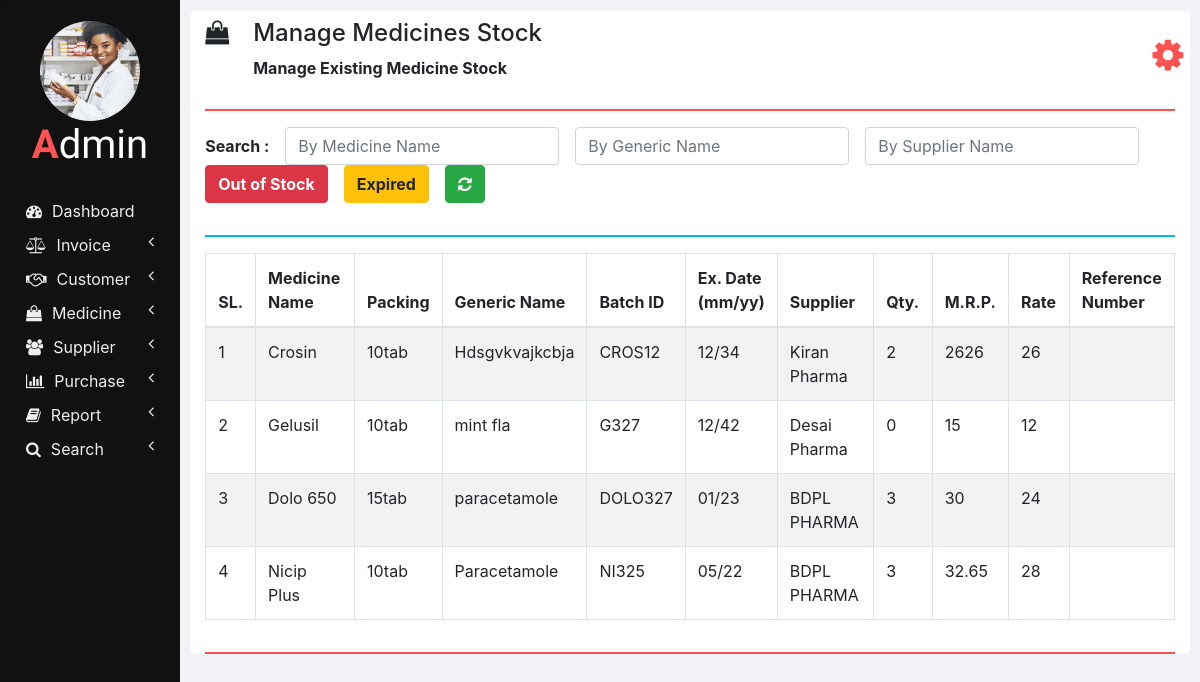
The page /manage_medicine_stock.php on the database as committed earlier.
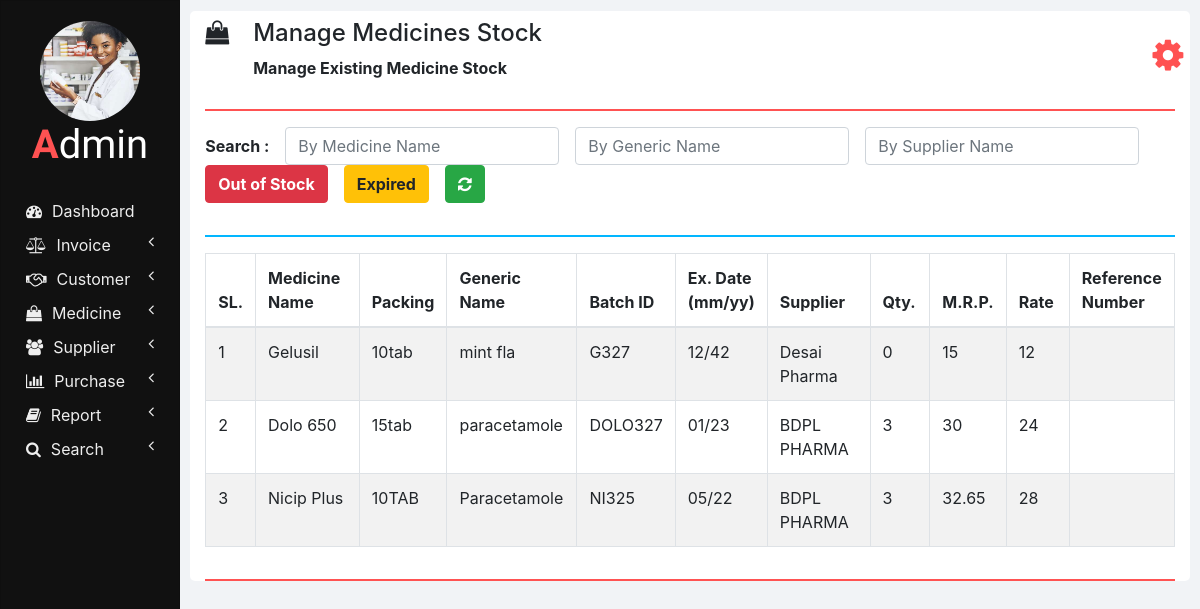
The same page on the database as committed later.
### tables this page shows
CREATE TABLE `medicines` (
  `ID` int(11) NOT NULL,
  `NAME` varchar(100) NOT NULL,
  `PACKING` varchar(20) NOT NULL,
  `GENERIC_NAME` varchar(100) NOT NULL,
  `SUPPLIER_NAME` varchar(100) NOT NULL,
  `REFERENCE_NUMBER` varchar(100) NOT NULL
);

CREATE TABLE `medicines_stock` (
  `ID` int(11) NOT NULL,
  `NAME` varchar(100) NOT NULL,
  `BATCH_ID` varchar(20) NOT NULL,
  `EXPIRY_DATE` varchar(10) NOT NULL,
  `QUANTITY` int(11) NOT NULL,
  `MRP` double NOT NULL,
  `RATE` double NOT NULL
);

### php/manage_medicine_stock.php (the view, shortened to what this page needs)
<?php
  function showMedicinesStock($id) {
    require "db_connection.php";
    if($con) {
      $seq_no = 0;
      $query = "SELECT * FROM medicines INNER JOIN medicines_stock ON medicines.NAME = medicines_stock.NAME";
      $result = mysqli_query($con, $query);
      while($row = mysqli_fetch_array($result)) {
        $seq_no++;
        if($row['BATCH_ID'] == $id)
          showEditOptionsRow($seq_no, $row);
        else
          showMedicineStockRow($seq_no, $row);
      }
    }
  }
  function showMedicineStockRow($seq_no, $row) {
    ?>
    <tr>
      <td><?php echo $seq_no; ?></td>
      <td><?php echo $row['NAME']; ?></td>
      <td><?php echo $row['PACKING']; ?></td>
      <td><?php echo $row['GENERIC_NAME']; ?></td>
      <td><?php echo $row['BATCH_ID']; ?></td>
      <td><?php echo $row['EXPIRY_DATE']; ?></td>
      <td><?php echo $row['SUPPLIER_NAME']; ?></td>
      <td><?php echo $row['QUANTITY']; ?></td>
      <td><?php echo $row['MRP']; ?></td>
      <td><?php echo $row['RATE']; ?></td>
      <td><?php echo $row['REFERENCE_NUMBER']; ?></td>
    </tr>
    <?php
  }
  ?>

Rows that differ between the two databases and show on the page:
removed medicines: seq_no "1", medicines_stock.NAME "Crosin", PACKING "10tab", GENERIC_NAME "Hdsgvkvajkcbja", medicines_stock.BATCH_ID "CROS12", medicines_stock.EXPIRY_DATE "12/34", SUPPLIER_NAME "Kiran Pharma", medicines_stock.QUANTITY "2", medicines_stock.MRP "2626", medicines_stock.RATE "26"
changed medicines "10tab": seq_no "2" → "1"
changed medicines "15tab": seq_no "3" → "2"
changed medicines "Paracetamole": seq_no "4" → "3"; PACKING "10tab" → "10TAB"
